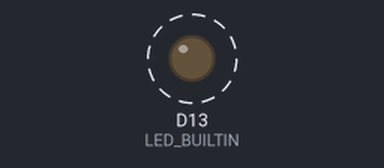
The sketch below on a simulated Arduino Nano ESP32. Shown: output pins drawn as LEDs (lit = HIGH). Dashed ring = blinking. Pins used as bus, display or sensor lines are not drawn.

Above: at 0.2 s.
Timing chart, 0 to 3.0 s (numbered marks = the images above):
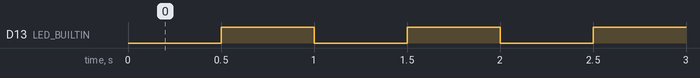

The sketch:

d2test.ino
```cpp
// d2test.ino
// Pin-mapping proof for the Arduino Nano ESP32.
// Slowly toggles the physical data pin (0.5s HIGH / 0.5s LOW) so it can be
// verified with a multimeter on DC volts (pin -> GND).
//
// Expected: the pin swings 0V <-> ~3.3V once per second.
// The onboard LED blinks in the OPPOSITE phase as a visual reference.
//
// NOTE: digitalWrite() works regardless of pin-numbering mode, so this test
// passing does NOT prove FastLED/NeoPixel will work — those need
// PinNumbers=byGPIONumber to hit the right GPIO. (That was the real bug.)
// Compile with the same FQBN as the other sketches (see sketch.yaml).

#define DATA_PIN D3

void setup() {
  pinMode(DATA_PIN, OUTPUT);
  pinMode(LED_BUILTIN, OUTPUT);
}

void loop() {
  digitalWrite(DATA_PIN, HIGH);
  digitalWrite(LED_BUILTIN, LOW);
  delay(500);
  digitalWrite(DATA_PIN, LOW);
  digitalWrite(LED_BUILTIN, HIGH);
  delay(500);
}
```

Measured:
- by itself, D13 (LED_BUILTIN): alternates HIGH for 0.50 s and LOW for 0.50 s
